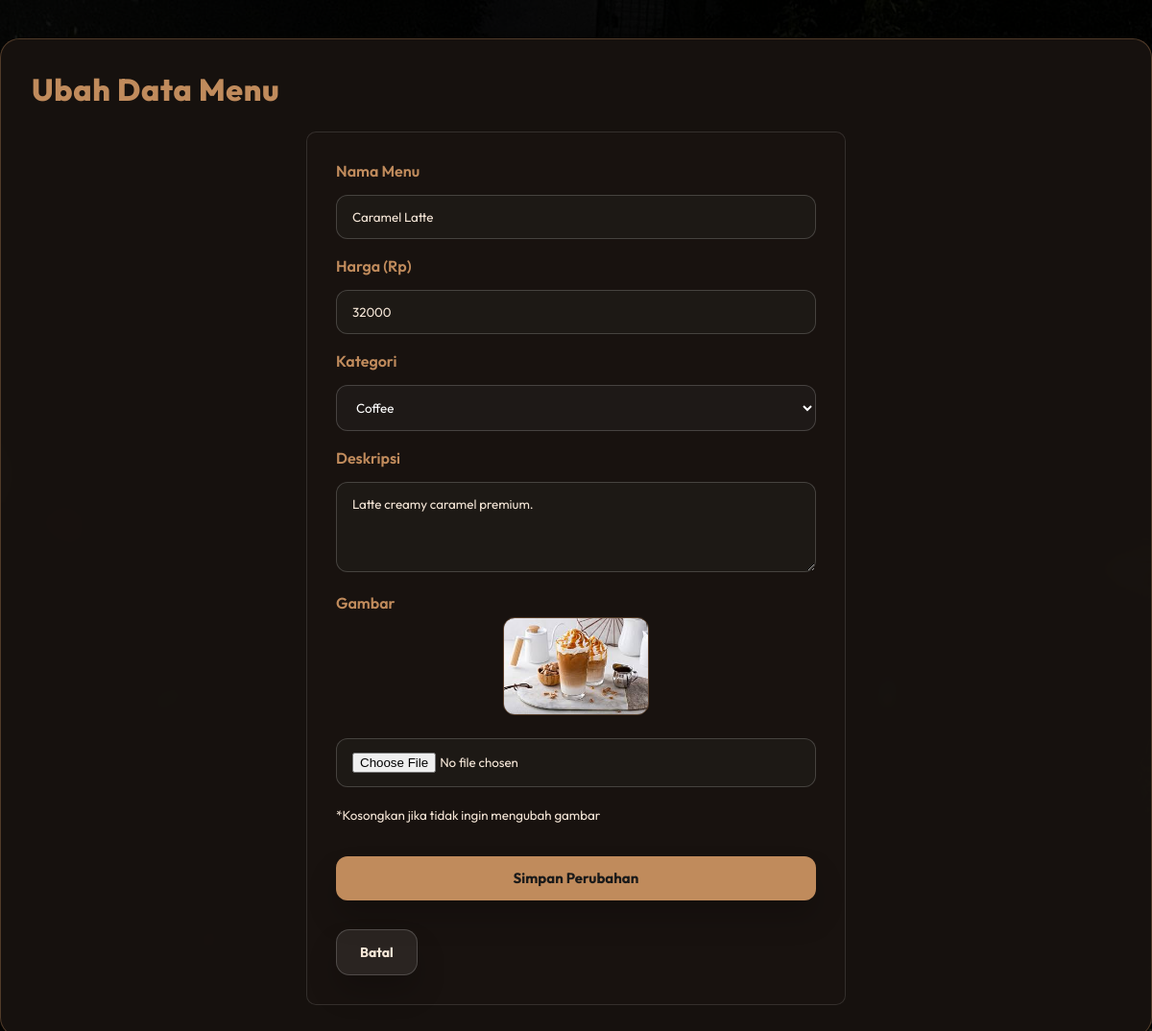
The page /admin/edit.php?id=1 (signed in) on the database its author committed.
### tables this page shows
CREATE TABLE `produk` (
  `id` int(11) NOT NULL,
  `nama` varchar(100) NOT NULL,
  `harga` int(11) NOT NULL,
  `kategori` varchar(50) NOT NULL,
  `deskripsi` text DEFAULT NULL,
  `gambar` varchar(255) DEFAULT NULL
);

### fungsi.php (called while the page is built, shortened)
<?php
$conn = mysqli_connect("localhost", "root", "", "cafeku_adi");
function query($query)
{
    global $conn;
    $result = mysqli_query($conn, $query);
    $rows = [];
    while ($row = mysqli_fetch_assoc($result)) {
        $rows[] = $row;
    }
    return $rows;
}
?>

### admin/edit.php (the view, shortened to what this page needs)
<?php
require '../fungsi.php';
$id = $_GET["id"];
$mhs = query("SELECT * FROM produk WHERE id = $id")[0];
?>
<!DOCTYPE html>
<html lang="id">
<head>
    <link rel="stylesheet" href="../css/style-admin.css">
</head>
<body>
    <div class="admin-container">
        <div class="page-header">
            <h1>Ubah Data Menu</h1>
        </div>
        <div class="form-container">
            <form action="" method="post" enctype="multipart/form-data">
                <label for="nama">Nama Menu</label>
                <input type="text" name="nama" id="nama" required value="<?= $mhs["nama"]; ?>">
                <label for="harga">Harga (Rp)</label>
                <input type="number" name="harga" id="harga" required value="<?= $mhs["harga"]; ?>">
                <label for="kategori">Kategori</label>
                <select name="kategori" id="kategori" required>
                    <option value="coffee" <?= ($mhs['kategori'] == 'coffee') ? 'selected' : ''; ?>>Coffee</option>
                </select>
                <label for="deskripsi">Deskripsi</label>
                <textarea name="deskripsi" id="deskripsi" rows="4" required><?= $mhs["deskripsi"]; ?></textarea>
                <label for="gambar">Gambar</label>
                <div class="page-note image-preview">
                    <img src="../<?= $mhs['gambar']; ?>" class="preview-image" alt="Preview Gambar">
                </div>
                <input type="file" name="gambar" id="gambar">
                <small class="page-note">*Kosongkan jika tidak ingin mengubah gambar</small>
                <div class="form-actions">
                    <button type="submit" name="ubah" class="btn btn-full">Simpan Perubahan</button>
                    <a href="index.php" class="btn btn-secondary">Batal</a>
                </div>
            </form>
        </div>
    </div>
</body>
</html>

### css/style-admin.css (style rules this page uses)
body { margin: 0; font-family: "Outfit", sans-serif; background: url("../poto/WhatsApp Image 2025-11-16 at 18.09.41_44c61466.jpg") center/cover fixed; color: #f6e7d8; background-attachment: fixed; }
body::before { content: ""; position: fixed; inset: 0; background: rgba(0, 0, 0, 0.72); z-index: -1; }
.admin-container { max-width: 1200px; margin: 40px auto; padding: 32px; background: rgba(23, 18, 15, 0.98); border-radius: 20px; border: 1px solid rgba(192, 139, 92, 0.35); box-shadow: 0 24px 80px rgba(0, 0, 0, 0.55); }
.admin-container, .login-box, .reg-box, .content-panel, .menu-panel, .struk-panel, .form-container { backdrop-filter: blur(14px); }
h1, h2 { text-align: center; color: #c08b5c; margin-top: 0; font-weight: 800; letter-spacing: 0.02em; }
.page-header { display: flex; flex-wrap: wrap; justify-content: space-between; align-items: center; gap: 20px; margin-bottom: 24px; }
.page-header h1 { margin: 0; font-size: 2.2rem; letter-spacing: 0.02em; }
button, input[type="submit"], input[type="reset"], .btn { display: inline-flex; align-items: center; justify-content: center; height: 46px; padding: 0 24px; background: linear-gradient(135deg, #c08b5c 0%, #f3d5a4 100%); color: #1a1a1a; text-decoration: none; border-radius: 14px; font-weight: 700; border: 1px solid rgba(255, 255, 255, 0.18); cursor: pointer; transition: transform 0.18s ease, box-shadow 0.18s ease, background 0.18s ease; font-size: 14px; white-space: nowrap; box-shadow: 0 18px 30px rgba(0, 0, 0, 0.18); }
.btn-full { width: 100%; padding: 14px 22px; border-radius: 14px; font-size: 15px; }
.btn-secondary { background: rgba(255, 255, 255, 0.08); color: #f6e7d8; border-color: rgba(255, 255, 255, 0.18); }
.page-note.image-preview { text-align: center; margin-bottom: 10px; }
.preview-image { border-radius: 8px; border: 1px solid #c08b5c; max-width: 100px; }
.form-container { max-width: 500px; margin: 0 auto; background: #18120f; padding: 30px; border-radius: 10px; border: 1px solid rgba(255, 255, 255, 0.12); }
input, textarea, select, button, input[type="submit"], input[type="reset"] { width: 100%; padding: 14px 16px; margin: 10px 0 18px; background: #1d1915; border: 1px solid rgba(255, 255, 255, 0.18); border-radius: 12px; color: #f6e7d8; box-sizing: border-box; font-family: inherit; }
input::placeholder, textarea::placeholder { color: rgba(246, 231, 216, 0.65); }
button, input[type="submit"], input[type="reset"] { width: auto; }
.page-header { display: flex; flex-wrap: wrap; justify-content: space-between; align-items: center; gap: 16px; margin-bottom: 24px; }
.page-header h1 { margin: 0; text-align: left; font-size: 2rem; }
.btn-secondary { background: rgba(255, 255, 255, 0.08); color: #f6e7d8; }
.btn-full { width: 100%; padding: 14px 18px; border-radius: 12px; border: none; background: #c08b5c; color: #1a1a1a; font-weight: 700; }
.page-note { text-align: center; margin-bottom: 16px; }
.page-note img { border-radius: 12px; border: 1px solid rgba(192, 139, 92, 0.4); max-width: 150px; }
.form-actions { display: flex; gap: 12px; flex-wrap: wrap; margin-top: 24px; }
select { background-color: rgba(30, 25, 23, 1); color: white; cursor: pointer; }
option { background-color: #1e1917; color: #f6e7d8; padding: 10px; }
label { font-weight: 600; color: #c08b5c; display: block; margin-bottom: 5px; text-align: left; }

### rows shown on the page
produk: nama "Caramel Latte", harga "32000", kategori "Coffee", deskripsi "Latte creamy caramel premium.", gambar (picture)
